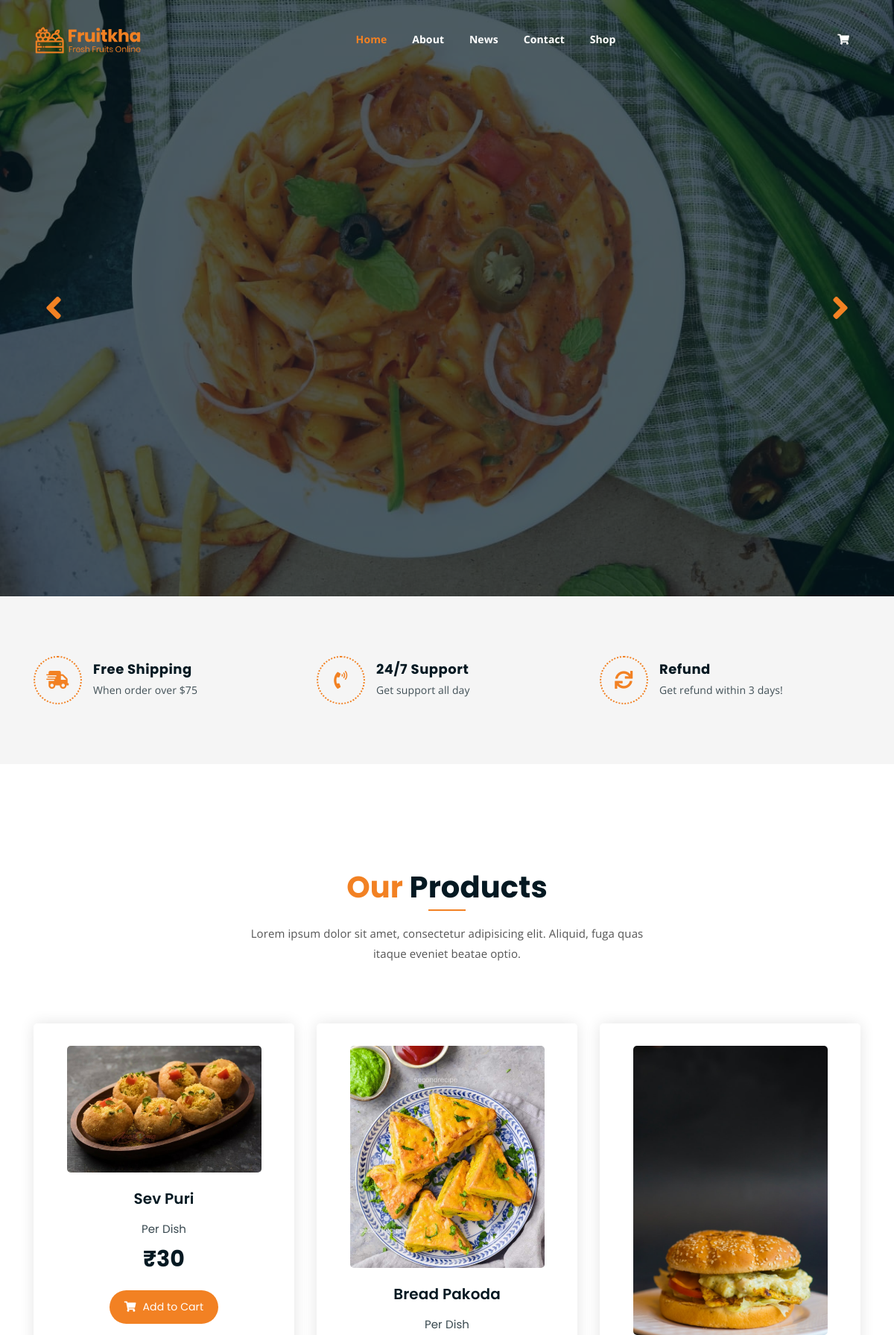
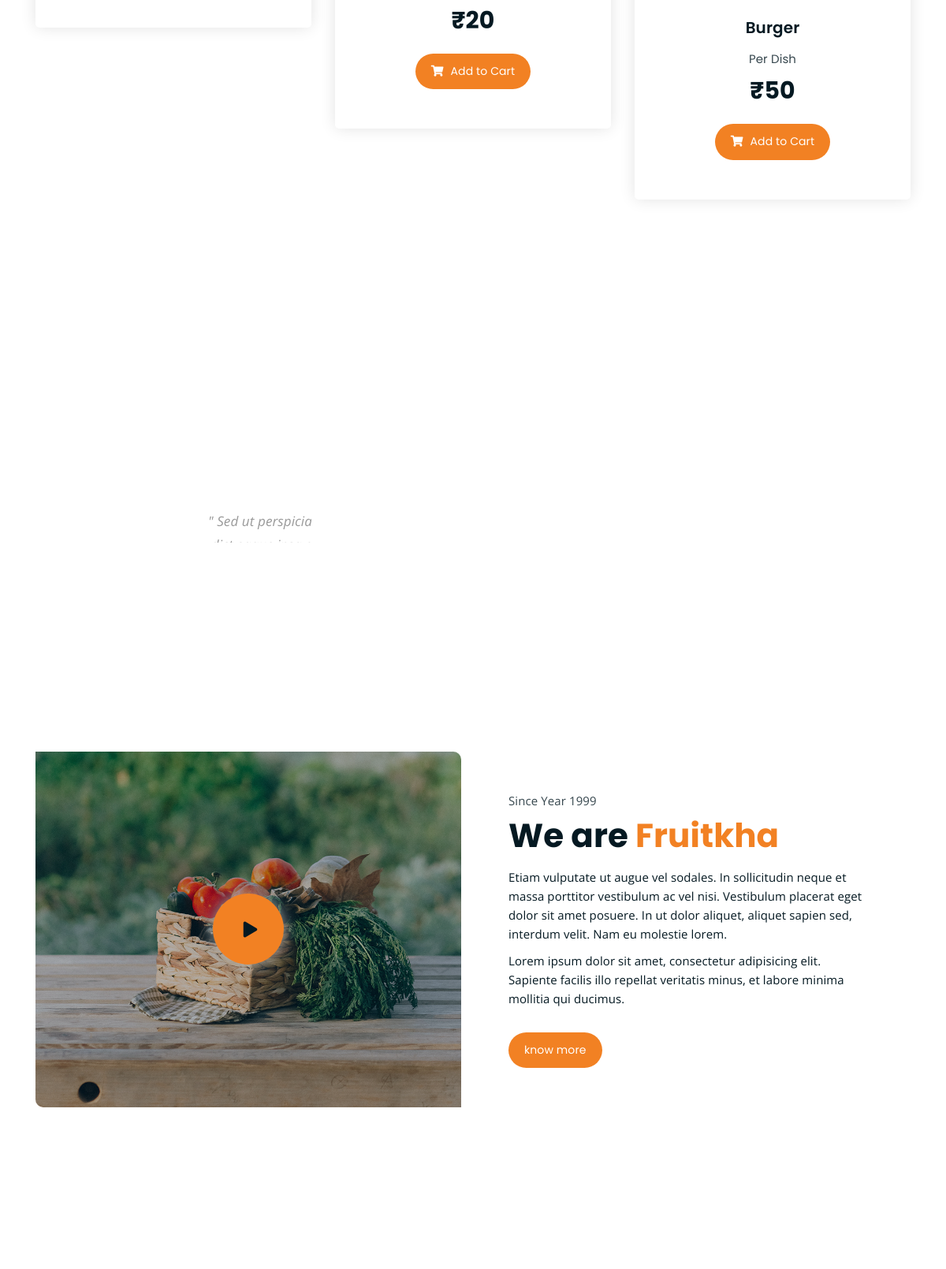
The page / (upper part) on the database its author committed (2 pictures, top to bottom).
### tables this page shows
CREATE TABLE `banner` (
  `id` int(11) NOT NULL,
  `slidertitel` varchar(255) NOT NULL,
  `sliderimg` varchar(255) NOT NULL
);

CREATE TABLE `product` (
  `id` int(11) NOT NULL,
  `productname` varchar(255) NOT NULL,
  `discription` text NOT NULL,
  `price` int(11) NOT NULL,
  `productimg` varchar(255) NOT NULL
);

### index.php (the view, shortened to what this page needs)
<!DOCTYPE html>
<html lang="en">
<?php include ("include/config.php"); ?>
<head>
	<link rel="stylesheet" href="assets/css/all.min.css">
	<link rel="stylesheet" href="assets/bootstrap/css/bootstrap.min.css">
	<link rel="stylesheet" href="assets/css/owl.carousel.css">
	<link rel="stylesheet" href="assets/css/magnific-popup.css">
	<link rel="stylesheet" href="assets/css/animate.css">
	<link rel="stylesheet" href="assets/css/meanmenu.min.css">
	<link rel="stylesheet" href="assets/css/main.css">
	<link rel="stylesheet" href="assets/css/responsive.css">
</head>
<body>
	<?php include('header.php'); ?>
	<div class="homepage-slider">
		<?php
			$seletBanner = "SELECT *FROM banner";
			$result = $conn->query($seletBanner);
			while ($row = $result->fetch_assoc()){
		?>
		<div class="single-homepage-slider " style="background-image:url(Admin/<?php echo $row['sliderimg'];?>);">
			<div class="container">
				<div class="row">
				</div>
			</div>
		</div>
		<?php } ?>
	</div>
	<div class="list-section pt-80 pb-80">
		<div class="container">
			<div class="row">
				<div class="col-lg-4 col-md-6 mb-4 mb-lg-0">
					<div class="list-box d-flex align-items-center">
						<div class="list-icon">
							<i class="fas fa-shipping-fast"></i>
						</div>
						<div class="content">
							<h3>Free Shipping</h3>
							<p>When order over $75</p>
						</div>
					</div>
				</div>
				<div class="col-lg-4 col-md-6 mb-4 mb-lg-0">
					<div class="list-box d-flex align-items-center">
						<div class="list-icon">
							<i class="fas fa-phone-volume"></i>
						</div>
						<div class="content">
							<h3>24/7 Support</h3>
							<p>Get support all day</p>
						</div>
					</div>
				</div>
				<div class="col-lg-4 col-md-6">
					<div class="list-box d-flex justify-content-start align-items-center">
						<div class="list-icon">
							<i class="fas fa-sync"></i>
						</div>
						<div class="content">
							<h3>Refund</h3>
							<p>Get refund within 3 days!</p>
						</div>
					</div>
				</div>
			</div>
		</div>
	</div>
	<?php include('product.php'); ?>
	<?php include('chef.php'); ?>
	<?php include('advertisement.php'); ?>
	<div class="latest-news pt-150 pb-150">
	</div>
</body>
</html>

### product.php
<div class="product-section mt-150 mb-150">
		<div class="container">
			<div class="row">
				<div class="col-lg-8 offset-lg-2 text-center">
					<div class="section-title">
						<h3><span class="orange-text">Our</span> Products</h3>
						<p>Lorem ipsum dolor sit amet, consectetur adipisicing elit. Aliquid, fuga quas itaque eveniet beatae optio.</p>
					</div>
				</div>
			</div>
			<div class="row">
					<?php
							$seletProduct = "SELECT *FROM product ORDER BY RAND() limit 3";
							$result = $conn->query($seletProduct);
							while ($row = $result->fetch_assoc()){
					?>
				<div class="col-lg-4 col-md-6 text-center">
					<div class="single-product-item">
						<div class="product-image">
							<a href="single-product.php?id=<?php echo $row['id'];?>"><img src="Admin/<?php echo $row['productimg'];?>"alt=""></a>
						</div>
						<h3><?php echo $row['productname'];?></h3>
						<p class="product-price"><span>Per Dish</span>₹<?php echo $row['price'];?></p>
						<a href="cart.php" class="cart-btn"><i class="fas fa-shopping-cart"></i> Add to Cart</a>
					</div>
				</div>
				<?php } ?>
			</div>
		</div>
	</div>

### assets/css/main.css (style rules this page uses)
html { font-size: 14px; font-weight: 400; line-height: 28px; height: 100%; }
body { font-family: "Open Sans", sans-serif; font-weight: 400; font-size: 1rem; letter-spacing: 0.1px; line-height: 1.8; color: #051922; overflow-x: hidden; }
body img { max-width: 100%; }
a { cursor: pointer; text-decoration: none; -webkit-transition: all 0.2s ease-in-out; -o-transition: all 0.2s ease-in-out; transition: all 0.2s ease-in-out; }
h1, .h1, h2, .h2, h3, .h3, h4, .h4, h5, .h5, h6, .h6 { font-family: "Poppins", sans-serif; font-weight: 700; margin: 0 0 1.25rem 0; color: #051922; }
h3, .h3 { font-size: 2rem; font-weight: 700; line-height: 2.25rem; }
p { font-family: "Open Sans", sans-serif; font-weight: 400; font-size: 1rem; letter-spacing: 0.1px; line-height: 1.8; color: #051922; margin: 0 0 1.25rem 0; }
p:last-child { margin: 0; }
.mt-150 { margin-top: 150px; }
.mb-150 { margin-bottom: 150px; }
.pt-80 { padding-top: 80px; }
.pb-80 { padding-bottom: 80px; }
.pt-150 { padding-top: 150px; }
.pb-150 { padding-bottom: 150px; }
.orange-text { color: #F28123; }
a.boxed-btn, a.bordered-btn, a.cart-btn { border-radius: 50px; }
.section-title h3 { font-size: 40px; position: relative; padding-bottom: 15px; }
.section-title h3:after { position: absolute; content: ''; left: 0px; right: 0px; bottom: 0px; width: 50px; height: 2px; background-color: #F28123; margin: 0 auto; }
.section-title p { font-size: 15px; width: 530px; margin: 0 auto; color: #555; margin-top: 10px; line-height: 1.8; }
.section-title { margin-bottom: 80px; }
.product-image img { -webkit-transition: 0.3s; -o-transition: 0.3s; transition: 0.3s; }
a.cart-btn { -webkit-transition: 0.3s; -o-transition: 0.3s; transition: 0.3s; }
.single-product-item { -webkit-transition: 0.3s; -o-transition: 0.3s; transition: 0.3s; }
html, body { height: 100%; }
.homepage-slider { height: 100%; }
.homepage-slider div { height: 100%; }
.single-homepage-slider { background-size: cover; background-position: center; background-color: #020C0E; position: relative; z-index: 1; }
.single-homepage-slider:after { position: absolute; left: 0; top: 0; width: 100%; height: 100%; background-color: #051922; content: ""; z-index: -1; opacity: 0.7; }
.homepage-slider { position: relative; }
.list-section { background-color: #f5f5f5; }
.list-box { overflow: hidden; letter-spacing: 0.5px; }
.list-box .content h3 { display: block; line-height: 22px; font-size: 18px; margin-bottom: 4px; }
.list-box .content p { margin-bottom: 0px; opacity: 0.75; }
.list-box .list-icon i { display: block; font-size: 24px; margin-right: 15px; color: #F28123; width: 65px; height: 65px; text-align: center; line-height: 60px; border: 2px #F28123 dotted; border-radius: 999px; }
.single-product-item { margin-bottom: 30px; }
.product-image { padding: 30px; padding-bottom: 0; }
.product-image img { width: 90%; border-radius: 5px; margin-bottom: 20px; }
.single-product-item h3 { font-size: 20px; font-weight: 600; margin-bottom: 10px; }
p.product-price { font-family: 'Poppins', sans-serif; font-size: 30px; font-weight: 700; margin-bottom: 15px; }
p.product-price span { display: block; opacity: 0.8; font-size: 15px; font-weight: 400; }
a.cart-btn { font-family: 'Poppins', sans-serif; display: inline-block; background-color: #F28123; color: #fff; padding: 10px 20px; }
a.cart-btn i { margin-right: 5px; }
.single-product-item { -webkit-box-shadow: 0 0 20px #e4e4e4; box-shadow: 0 0 20px #e4e4e4; padding-bottom: 50px; border-radius: 5px; }

### rows shown on the page
banner: sliderimg (picture)
product: productimg (picture), productname "Sev Puri", price "30"
product: productimg (picture), productname "Bread Pakoda", price "20"
product: productimg (picture), productname "Burger", price "50"
